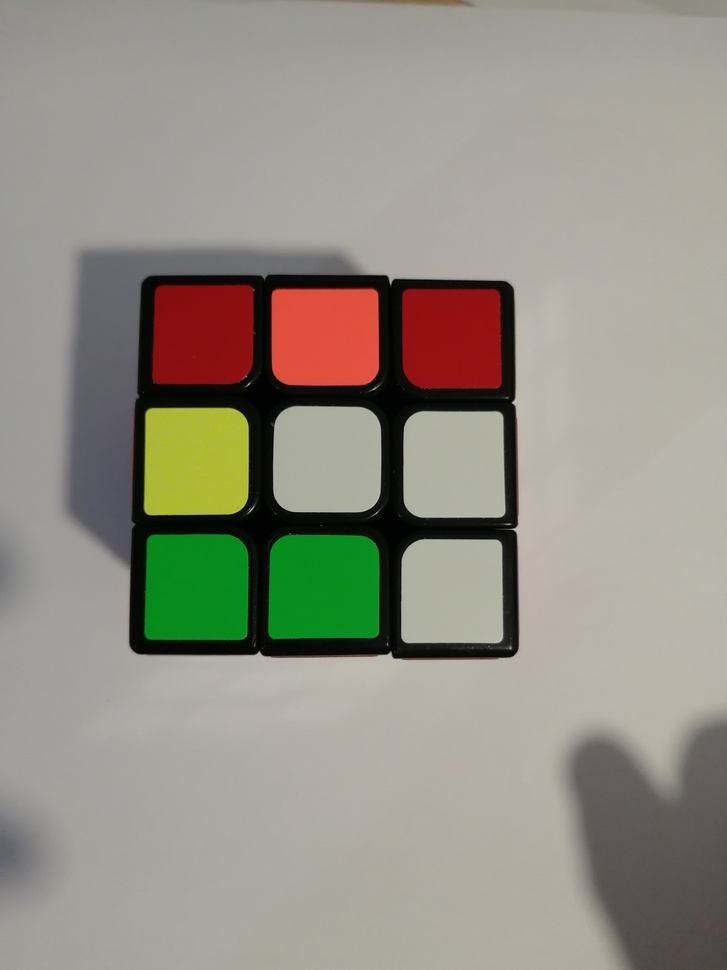
%> input picture mix2.jpg, 727 x 970 px, shrunk from 4224 x 5632 before the run
$ octave main.m   (GNU Octave 9; MATLAB toolbox functions it lacks are replaced by stand-ins)
%> lines starting %> are read from the running program, lines starting %| are printed output that depends on the picture
clear all
close all
%%
Iorg = imread('mix2.jpg'); % read an image into the workspace
%> Iorg is the input picture: size 970x727x3 uint8; mean R, G, B 147.7, 144.2, 132.9
figure,subplot(1,3,1); imshow(Iorg); title('Original image');
Igr = rgb2gray(Iorg); % convert the image to grayscale
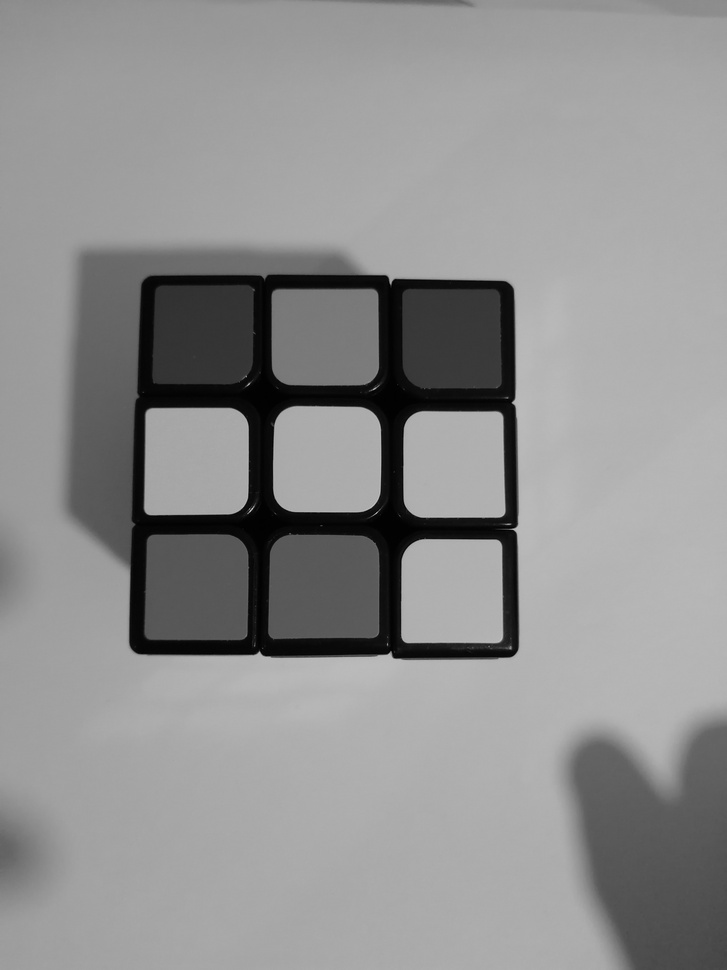
%> Igr: size 970x727 uint8; min 0, max 202, mean 143.9
subplot(1,3,2), imshow(Igr); title('Grayscale');
Igs = imadjust(Igr); % adjust the histogram
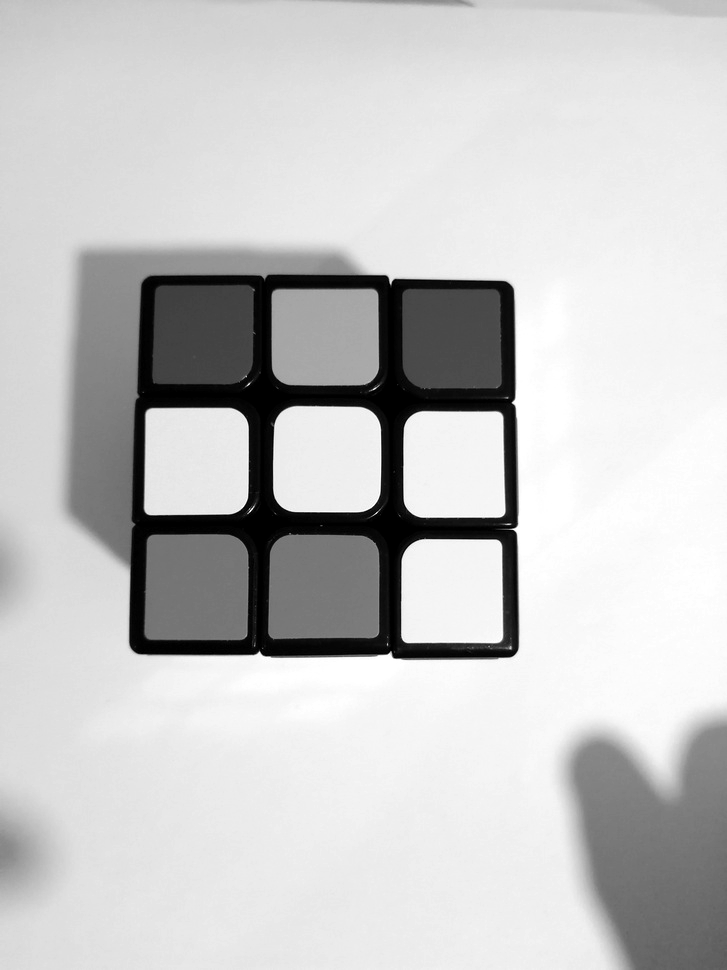
%> Igs: size 970x727 uint8; min 0, max 255, mean 199.1
subplot(1,3,3), imshow(Igs); title('After imadjust()');
%% Variables needed
%> (the run ends here)
